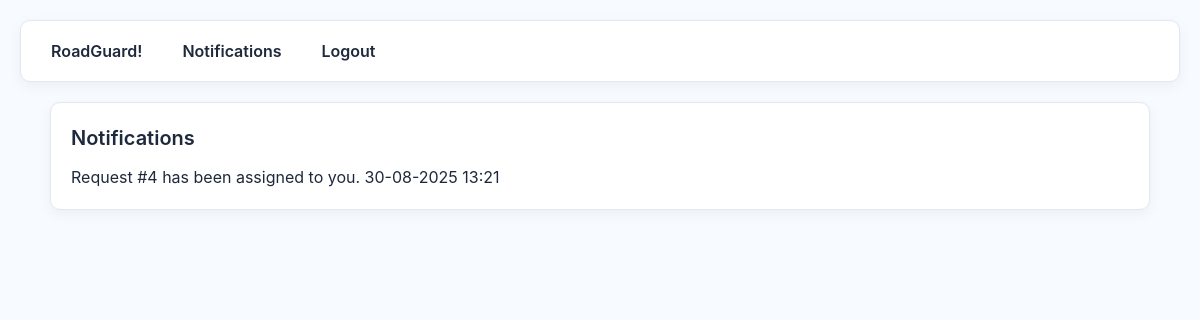
Page /notifications (signed in) on the earlier database version.
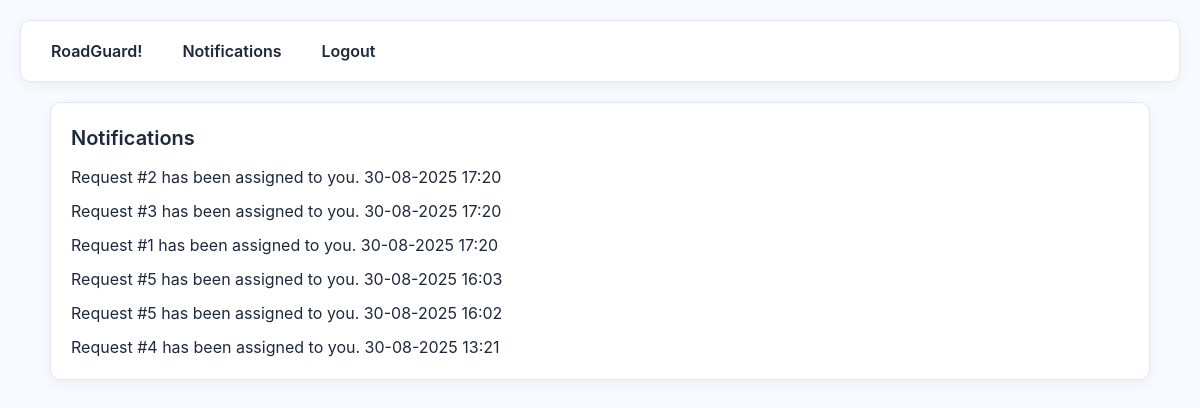
Same page on the later database version.
### app.py (models this page shows)
class Notification(db.Model):
    id = db.Column(db.Integer, primary_key=True)
    role = db.Column(db.String(20))
    user_id = db.Column(db.Integer, db.ForeignKey('user.id'), nullable=True)
    message = db.Column(db.Text)
    created_at = db.Column(db.DateTime, default=datetime.utcnow)
    user = db.relationship("User", backref="notifications")

### app.py (the view)
@app.route('/notifications')
@login_required
def notifications():
    notes = Notification.query.filter_by(user_id=current_user.id).order_by(Notification.created_at.desc()).all()
    return render_template('notifications.html', notifications=notes)

### app.py (called while the page is built)
@login_manager.user_loader
def load_user(user_id):
    return User.query.get(int(user_id))

### templates/notifications.html (shortened to what this page needs)
{% extends 'layout.html' %}
{% block content %}
<div class="card fade-in">
  <h2>Notifications</h2>
  {% if notifications %}
    <ul class="simple">
      {% for note in notifications %}
        <li>{{ note.message }}
          <span class="small-muted">{{ note.created_at.strftime('%d-%m-%Y %H:%M') }}</span>
        </li>
      {% endfor %}
    </ul>
  {% else %}
    <div class="empty">No notifications yet.</div>
  {% endif %}
</div>
{% endblock %}

Differences in the rows shown:
added Notification: message "Request #2 has been assigned to you.", created_at "30-08-2025 17:20"
added Notification: message "Request #3 has been assigned to you.", created_at "30-08-2025 17:20"
added Notification: message "Request #1 has been assigned to you.", created_at "30-08-2025 17:20"
added Notification: message "Request #5 has been assigned to you.", created_at "30-08-2025 16:03"
added Notification: message "Request #5 has been assigned to you.", created_at "30-08-2025 16:02"
